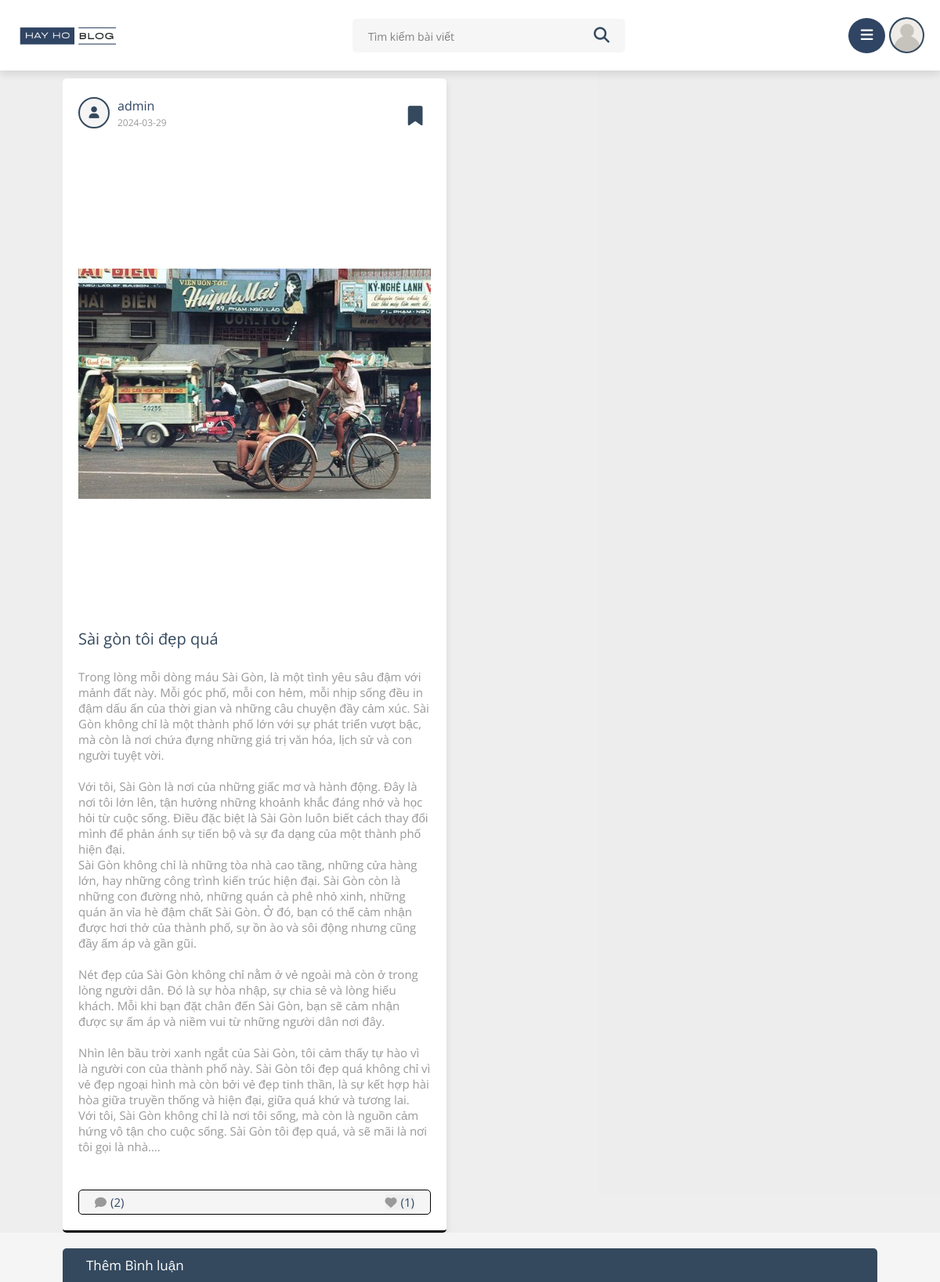
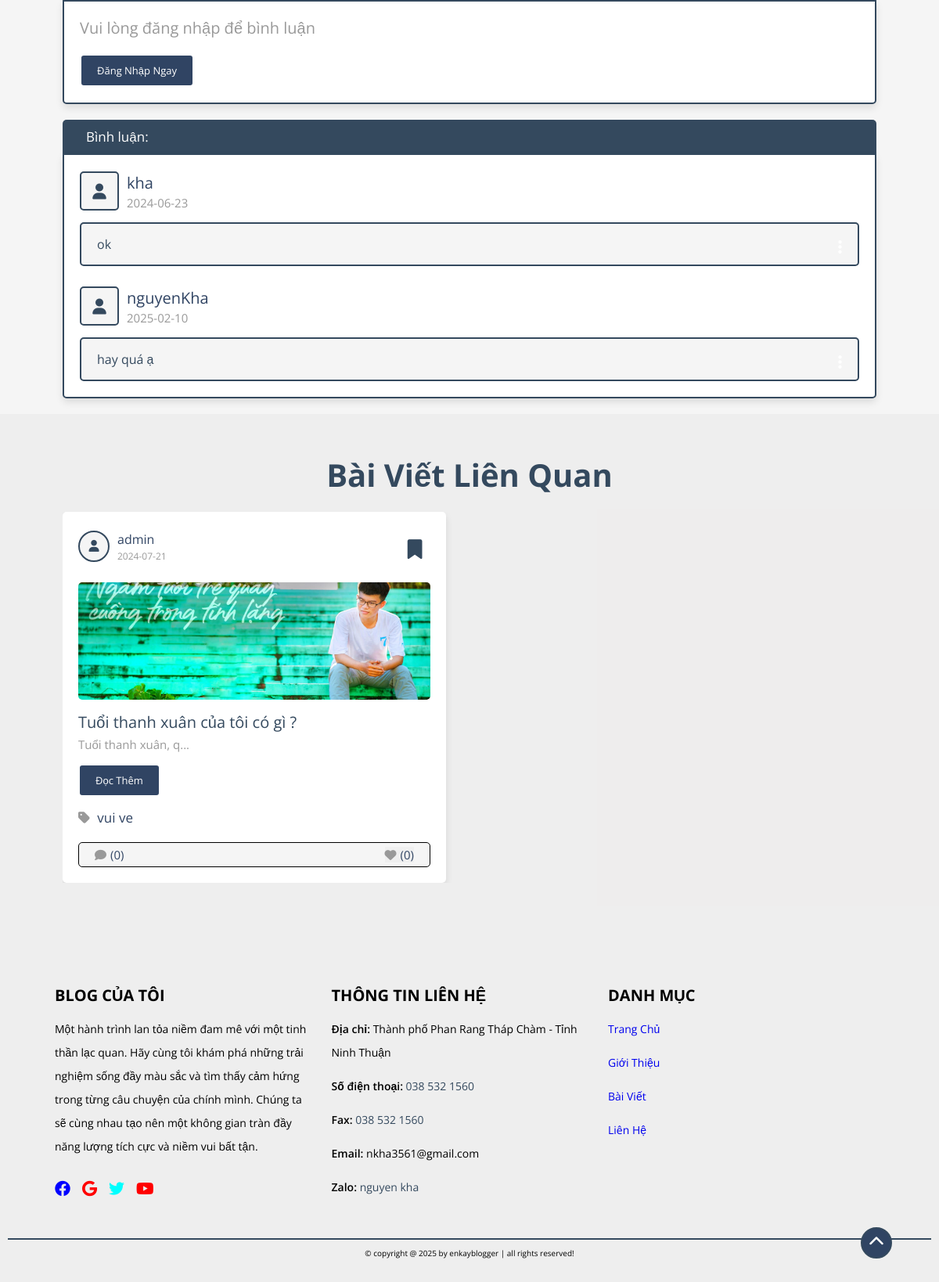
The app's page /static/view_post.php?post_id=10 with its own data (2 pictures, top to bottom).
### tables this page shows
CREATE TABLE `settings` (
  `id` int(11) NOT NULL,
  `setting_key` varchar(255) NOT NULL,
  `setting_value` text NOT NULL
);

CREATE TABLE `posts` (
  `id` int(100) NOT NULL,
  `admin_id` int(100) NOT NULL,
  `name` varchar(100) NOT NULL,
  `title` varchar(100) NOT NULL,
  `content` varchar(10000) NOT NULL,
  `category` varchar(50) NOT NULL,
  `image` varchar(100) NOT NULL,
  `date` date NOT NULL,
  `status` varchar(10) NOT NULL,
  `tag_id` int(11) DEFAULT NULL
);

CREATE TABLE `comments` (
  `id` int(100) NOT NULL,
  `post_id` int(100) NOT NULL,
  `admin_id` int(100) NOT NULL,
  `user_id` int(100) NOT NULL,
  `user_name` varchar(50) NOT NULL,
  `comment` varchar(1000) NOT NULL,
  `date` date NOT NULL
);

### static/view_post.php (the view, shortened to what the rows shown need)
<?php
include '../components/connect.php';
$get_id = $_GET['post_id'];
$select_post_tag = $conn->prepare("SELECT category FROM `posts` WHERE id = ?");
$select_post_tag->execute([$get_id]);
$fetch_post_tag = $select_post_tag->fetch(PDO::FETCH_ASSOC);
$current_tag = $fetch_post_tag['category'];
$select_related_posts = $conn->prepare("SELECT * FROM `posts` WHERE category = ? AND id != ? AND status = 'active' LIMIT 4");
$select_related_posts->execute([$current_tag, $get_id]);
?>
<!DOCTYPE html>
<html lang="en">
<head>
   <link rel="stylesheet" href="https://cdnjs.cloudflare.com/ajax/libs/font-awesome/6.1.1/css/all.min.css">
   <link rel="stylesheet" href="../css/style_edit.css">
   <link rel="stylesheet" href="../css/style_dark.css">
</head>
<body>
   <?php include '../components/user_header.php'; ?>
   <section class="posts-container" style="padding-bottom: 0;">
      <div class="box-container" style="overflow-x:hidden">
         <?php
         $select_posts = $conn->prepare("SELECT * FROM `posts` WHERE status = ? AND id = ?");
         $select_posts->execute(['active', $get_id]);
         if ($select_posts->rowCount() > 0) {
            while ($fetch_posts = $select_posts->fetch(PDO::FETCH_ASSOC)) {
               $post_id = $fetch_posts['id'];
               $count_post_comments = $conn->prepare("SELECT * FROM `comments` WHERE post_id = ?");
               $count_post_comments->execute([$post_id]);
               $total_post_comments = $count_post_comments->rowCount();
               $count_post_likes = $conn->prepare("SELECT * FROM `likes` WHERE post_id = ?");
               $count_post_likes->execute([$post_id]);
               $total_post_likes = $count_post_likes->rowCount();
               $confirm_likes = $conn->prepare("SELECT * FROM `likes` WHERE user_id = ? AND post_id = ?");
               $confirm_likes->execute([$user_id, $post_id]);
               $confirm_save = $conn->prepare("SELECT * FROM `favorite_posts` WHERE user_id = ? AND post_id = ?");
               $confirm_save->execute([$user_id, $post_id]);
         ?>
               <form class="box view_box" method="post" action="<?php echo $_SERVER['PHP_SELF']; ?>">
                  <div class="post-admin">
                     <div class="details_left">
                        <i class="fas fa-user"></i>
                        <div>
                           <a href="author_posts.php?author=<?= $fetch_posts['name']; ?>"><?= $fetch_posts['name']; ?></a>
                           <div><?= $fetch_posts['date']; ?></div>
                        </div>
                     </div>
                     <button type="submit" name="save_post" class="save_mark-btn"><i class="fa-solid fa-bookmark" style="<?php if ($confirm_save->rowCount() > 0) {
                                                                                                                              echo 'color:yellow;';
                                                                                                                           } ?>  "></i></button>
                  </div>
                  <?php
                  if ($fetch_posts['image'] != '') {
                  ?>
                     <img id="image_show" src="../uploaded_img/<?= $fetch_posts['image']; ?>" class="post-image" alt="">
                  <?php
                  }
                  ?>
                  <div class="post-title"><?= $fetch_posts['title']; ?></div>
                  <div class="post-content"><?= $fetch_posts['content']; ?></div>
                  <div class="icons">
                     <div><i class="fas fa-comment"></i><span>(<?= $total_post_comments; ?>)</span></div>
                     <button type="submit" name="like_post"><i class="fas fa-heart" style="<?php if ($confirm_likes->rowCount() > 0) {
                                                                                                echo 'color:var(--red);';
                                                                                             } ?>  "></i><span>(<?= $total_post_likes; ?>)</span></button>
                  </div>
               </form>
         <?php
            }
         } else {
            echo '<p class="empty">Không có bài viết nào!</p>';
         }
         ?>
      </div>
   </section>
   <section class="comments-container">
      <div class="user-comments-container">
         <?php
         $select_comments = $conn->prepare("SELECT * FROM `comments` WHERE post_id = ?");
         $select_comments->execute([$get_id]);
         if ($select_comments->rowCount() > 0) {
            while ($fetch_comments = $select_comments->fetch(PDO::FETCH_ASSOC)) {
         ?>
               <div class="show-comments" style="<?php if ($fetch_comments['user_id'] == $user_id) {
                                                      echo 'order:-1;';
                                                   } ?>">
                  <div class="comment-user">
                     <i class="fas fa-user"></i>
                     <div>
                        <span><?= $fetch_comments['user_name']; ?></span>
                        <div><?= $fetch_comments['date']; ?></div>
                     </div>
                  </div>
                  <div class="comment-box" style="<?php if ($fetch_comments['user_id'] == $user_id) {
                                                      echo 'color:var(--white); background:var(--black);';
                                                   } ?>"><?= $fetch_comments['comment']; ?>
                     <i class="fa-solid fa-ellipsis-vertical"></i>
                  </div>
               </div>
         <?php
            }
         } else {
            echo '<p class="empty">Chưa có bình luận nào được thêm cho bài viết này!</p>';
         }
         ?>
      </div>
   </section>
   <section class="posts-container" id="related-posts">
      <h1 class="heading">Bài viết liên quan</h1>
      <div class="box-container">
         <?php
         if ($select_related_posts->rowCount() > 0) {
            while ($fetch_related_posts = $select_related_posts->fetch(PDO::FETCH_ASSOC)) {
               $related_post_id = $fetch_related_posts['id'];
               $count_post_comments = $conn->prepare("SELECT * FROM `comments` WHERE post_id = ?");
               $count_post_comments->execute([$related_post_id]);
               $total_post_comments = $count_post_comments->rowCount();
               $count_post_likes = $conn->prepare("SELECT * FROM `likes` WHERE post_id = ?");
               $count_post_likes->execute([$related_post_id]);
               $total_post_likes = $count_post_likes->rowCount();
               $confirm_likes = $conn->prepare("SELECT * FROM `likes` WHERE user_id = ? AND post_id = ?");
               $confirm_likes->execute([$user_id, $related_post_id]);
               $confirm_save = $conn->prepare("SELECT * FROM `favorite_posts` WHERE user_id = ? AND post_id = ?");
               $confirm_save->execute([$user_id, $related_post_id]);
         ?>
               <form class="box_byPost" method="post">
                  <div class="post-admin">
                     <div class="details_left">
                        <i class="fas fa-user"></i>
                        <div>
                           <a href="author_posts.php?author=<?= $fetch_related_posts['name']; ?>"><?= $fetch_related_posts['name']; ?></a>
                           <div><?= $fetch_related_posts['date']; ?></div>
                        </div>
                     </div>
                     <button type="submit" name="save_post" class="save_mark-btn"><i class="fa-solid fa-bookmark" style="<?php if ($confirm_save->rowCount() > 0) {
                                                                                                                              echo 'color:yellow;';
                                                                                                                           } ?>  "></i></button>
                  </div>
                  <?php
                  if ($fetch_related_posts['image'] != '') {
                  ?>
                     <img src="../uploaded_img/<?= $fetch_related_posts['image']; ?>" class="post-image" alt="">
                  <?php
                  }
                  ?>
                  <div class="post-title"><?= $fetch_related_posts['title']; ?></div>
                  <div class="post-content content-30"><?= $fetch_related_posts['content']; ?></div>
                  <a href="view_post.php?post_id=<?= $related_post_id; ?>" class="inline-btn">Đọc thêm</a>
                  <a href="category.php?category=<?= $fetch_related_posts['category']; ?>" class="post-cat"> <i class="fas fa-tag"></i> <span><?= $fetch_related_posts['category']; ?></span></a>
                  <div class="icons">
                     <a href="view_post.php?post_id=<?= $related_post_id; ?>"><i class="fas fa-comment"></i><span>(<?= $total_post_comments; ?>)</span></a>
                     <button type="submit" name="like_post"><i class="fas fa-heart" style="<?php if ($confirm_likes->rowCount() > 0) {
                                                                                                echo 'color:var(--red);';
                                                                                             } ?>  "></i><span>(<?= $total_post_likes; ?>)</span>
                     </button>
                  </div>
               </form>
         <?php
            }
         } else {
            echo '<p class="empty">Không có bài viết liên quan!</p>';
         }
         ?>
      </div>
   </section>
   <?php include '../components/footer.php'; ?>
</body>
</html>

### components/user_header.php (shortened to what the rows shown need)
<?php
include '../components/connect.php';
try {
   $conn->setAttribute(PDO::ATTR_ERRMODE, PDO::ERRMODE_EXCEPTION);
   $stmt = $conn->prepare("SELECT setting_value FROM settings WHERE setting_key = 'logo'");
   $stmt->execute();
   $logo_path = '../uploaded_img/default_img.jpg';
   if ($stmt->rowCount() > 0) {
      $row = $stmt->fetch(PDO::FETCH_ASSOC);
      $logo_path = $row['setting_value'];
   }
} catch (PDOException $e) {
   echo "Connection failed: " . $e->getMessage();
}
$user_id = $_SESSION['user_id'];
?>
<header class="header">
   <section class="flex">
      <a href="home.php" class="logo">
         <img class="logo_img" src="<?php echo htmlspecialchars($logo_path); ?>" alt="hay ho blog logo">
      </a>
   </section>
</header>

### components/footer.php (shortened to what the rows shown need)
<?php
include '../components/connect.php';
$select_footer_text = $conn->prepare("SELECT setting_value FROM `settings` WHERE setting_key = 'footer_text'");
$select_footer_text->execute();
$footer_text = $select_footer_text->fetchColumn();
$select_diachi = $conn->prepare("SELECT setting_value FROM `settings` where setting_key = 'lienhe_diachi'");
$select_diachi->execute();
$diachi_text = $select_diachi->fetchColumn();
$select_dienthoai = $conn->prepare("SELECT setting_value FROM `settings` where setting_key = 'lienhe_dienthoai'");
$select_dienthoai->execute();
$dienthoai_text = $select_dienthoai->fetchColumn();
$select_fax = $conn->prepare("SELECT setting_value FROM `settings` where setting_key = 'lienhe_fax'");
$select_fax->execute();
$fax_text = $select_fax->fetchColumn();
$select_email = $conn->prepare("SELECT setting_value FROM `settings` where setting_key = 'lienhe_email'");
$select_email->execute();
$email_text = $select_email->fetchColumn();
$select_zalo = $conn->prepare("SELECT setting_value FROM `settings` where setting_key = 'lienhe_zalo'");
$select_zalo->execute();
$zalo_text = $select_zalo->fetchColumn();
$select_name = $conn->prepare("SELECT setting_value FROM `settings` where setting_key = 'lienhe_name'");
$select_name->execute();
$name_text = $select_name->fetchColumn();
?>
<footer class="footer">
   <div class="footer_top">
      <div class="footer_top-gioithieu">
         <h1>BLOG CỦA TÔI</h1>
      </div>
      <div class="footer_top-lienhe">
         <h1>THÔNG TIN LIÊN HỆ</h1>
         <ul>
            <li><span> Địa chỉ: </span><?= $diachi_text?></li>
            <li><span> Số điện thoại: </span><a href="tel:0584.344.344"><?= $dienthoai_text?></a></li>
            <li><span> Fax: </span><a href="tel:0584.344.344"><?= $fax_text?></a></li>
            <li><span> Email: </span><?= $email_text?></li>
            <li><span> Zalo: </span><a href="<?= $zalo_text?>"><?= $name_text?></a></li>
         </ul>
      </div>
      <div class="footer_top-thongtin">
         <h1>DANH MỤC</h1>
      </div>
   </div>
   <div class="footer_bottom">
      &copy; copyright @ <?= date('Y'); ?> by <?= htmlspecialchars($footer_text) ?> | all rights reserved!
      <div class="scroll-to-top" onclick="scrollToTop()">
      </div>
   </div>
</footer>

### records on screen
settings: setting_value (picture)
posts: name "admin", date "2024-03-29", image (picture), title "Sài gòn tôi đẹp quá", content "Trong lòng mỗi dòng máu Sài Gòn, là một tình yêu sâu đậm với mảnh đất này. Mỗi góc phố, mỗi con hẻm, mỗi nhịp sống đều in đậm dấu ấn của thời gian và những câu chuyện đầy cảm xúc. Sài Gòn không chỉ là một thành phố lớn với sự phát triển vượt bậc, mà còn là nơi chứa đựng những giá trị văn hóa, lịch sử và con người tuyệt vời. Với tôi, Sài Gòn là nơi của những giấc mơ và hành động. Đây là nơi tôi lớn lên, tận hưởng những khoảnh khắc đáng nhớ và học hỏi từ cuộc sống. Điều đặc biệt là Sài Gòn luôn biết cách thay đổi mình để phản ánh sự tiến bộ và sự đa dạng của một thành phố hiện đại. Sài Gòn không chỉ là những tòa nhà cao tầng, những cửa hàng lớn, hay những công trình kiến trúc hiện đại. Sài…", total_post_comments "2", total_post_likes "1"
comments: user_name "kha", date "2024-06-23", comment "ok"
comments: user_name "nguyenKha", date "2025-02-10", comment "hay quá ạ"
posts: name "admin", date "2024-07-21", image (picture), title "Tuổi thanh xuân của tôi có gì ?", content "Tuổi thanh xuân, q", category "vui ve", total_post_comments "0", total_post_likes "0"
settings: setting_value "Thành phố Phan Rang Tháp Chàm - Tỉnh Ninh Thuận"
settings: setting_value "038 532 1560"
settings: setting_value "038 532 1560"
settings: setting_value "nkha3561@gmail.com"
settings: setting_value "nguyen kha"
settings: setting_value "enkayblogger"
